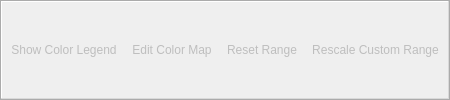
<?xml version="1.0" encoding="UTF-8"?>
<ui version="4.0">
 <class>lqColorToolbar</class>
  <widget class="QToolBar" name="colorToolBar" >
   <property name="windowTitle" >
    <string>Active Variable Controls</string>
   </property>
   <property name="orientation" >
    <enum>Qt::Horizontal</enum>
   </property>
   <attribute name="toolBarArea" >
    <enum>TopToolBarArea</enum>
   </attribute>
   <attribute name="toolBarBreak" >
    <bool>false</bool>
   </attribute>
   <action name="actionScalarBarVisibility" >
    <property name="checkable" >
     <bool>true</bool>
    </property>
    <property name="enabled" >
     <bool>false</bool>
    </property>
    <property name="icon" >
     <iconset resource="../../../Components/Resources/pqComponents.qrc" >:/pqWidgets/Icons/pqScalarBar.svg</iconset>
    </property>
    <property name="text" >
     <string>Show Color Legend</string>
    </property>
    <property name="toolTip" >
     <string>Toggle Color Legend Visibility</string>
    </property>
    <property name="statusTip" >
     <string>Toggle Color Legend Visibility</string>
    </property>
   </action>
   <action name="actionEditColorMap" >
    <property name="enabled" >
     <bool>false</bool>
    </property>
    <property name="icon" >
     <iconset resource="../../../Components/Resources/pqComponents.qrc" >:/pqWidgets/Icons/pqEditColor.svg</iconset>
    </property>
    <property name="text" >
     <string>Edit Color Map</string>
    </property>
    <property name="statusTip" >
     <string>Edit Color Map</string>
    </property>
   </action>
   <action name="actionResetRange" >
    <property name="enabled" >
     <bool>false</bool>
    </property>
    <property name="icon" >
     <iconset resource="../../../Components/Resources/pqComponents.qrc" >:/pqWidgets/Icons/pqResetRange.svg</iconset>
    </property>
    <property name="text" >
     <string>Reset Range</string>
    </property>
    <property name="toolTip" >
     <string>Rescale to Data Range</string>
    </property>
    <property name="statusTip" >
     <string>Rescale to Data Range</string>
    </property>
   </action>
   <action name="actionRescaleCustomRange" >
    <property name="enabled" >
     <bool>false</bool>
    </property>
    <property name="icon" >
     <iconset resource="../../../Components/Resources/pqComponents.qrc" >:/pqWidgets/Icons/pqResetRangeCustom.svg</iconset>
    </property>
    <property name="text" >
     <string>Rescale Custom Range</string>
    </property>
    <property name="toolTip" >
     <string>Rescale to Custom Data Range</string>
    </property>
    <property name="statusTip" >
     <string>Rescale to Custom Data Range</string>
    </property>
   </action>
   <addaction name="actionScalarBarVisibility" />
   <addaction name="actionEditColorMap" />
   <addaction name="actionResetRange" />
   <addaction name="actionRescaleCustomRange" />
  </widget>
 <resources>
  <include location="../../../Components/Resources/pqComponents.qrc"/>
 </resources>
 <connections/>
</ui>
